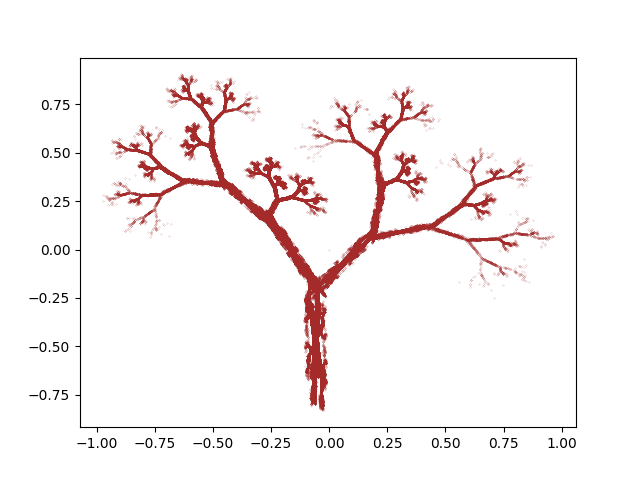

This chart was generated by the following Python code:
import matplotlib.pyplot as plt 
import random

x = [0]
y = [0]

for i in range (1, 1000000):
    los = random.random()
    if los < 0.142:
        x.append(0.05 * x[i - 1] - 0.06)
        y.append(0.4 * y[i - 1] - 0.47)
    elif los < 0.284:
        x.append(-0.05 * x[i - 1] - 0.06)
        y.append(-0.4 * y[i - 1] - 0.47)
    elif los < 0.426:
        x.append(0.03 * x[i - 1] - 0.14 * y[i - 1] - 0.16)
        y.append(0.26 * y[i - 1] - 0.01)
    elif los < 0.568:
        x.append(-0.03 * x[i - 1] + 0.14 * y[i - 1] - 0.16)
        y.append(-0.26 * y[i - 1] - 0.01)
    elif los < 0.710:
        x.append(0.56 * x[i - 1] + 0.44 * y[i - 1] + 0.3)
        y.append(-0.37 * x[i - 1] + 0.51 * y[i -1] + 0.15)
    elif los < 0.852:
        x.append(0.19 * x[i - 1] + 0.07 * y[i - 1] - 0.2)
        y.append(-0.1 * x[i - 1] + 0.15 * y[i - 1] + 0.28)
    else:
        x.append(-0.33 * x[i - 1] - 0.34 * y[i - 1] - 0.54)
        y.append(-0.33 * x[i - 1] + 0.34 * y[i - 1] + 0.39)


plt.plot(x,y,'.',markersize=0.2,color='brown')
plt.savefig("drzewo.png")
plt.show()